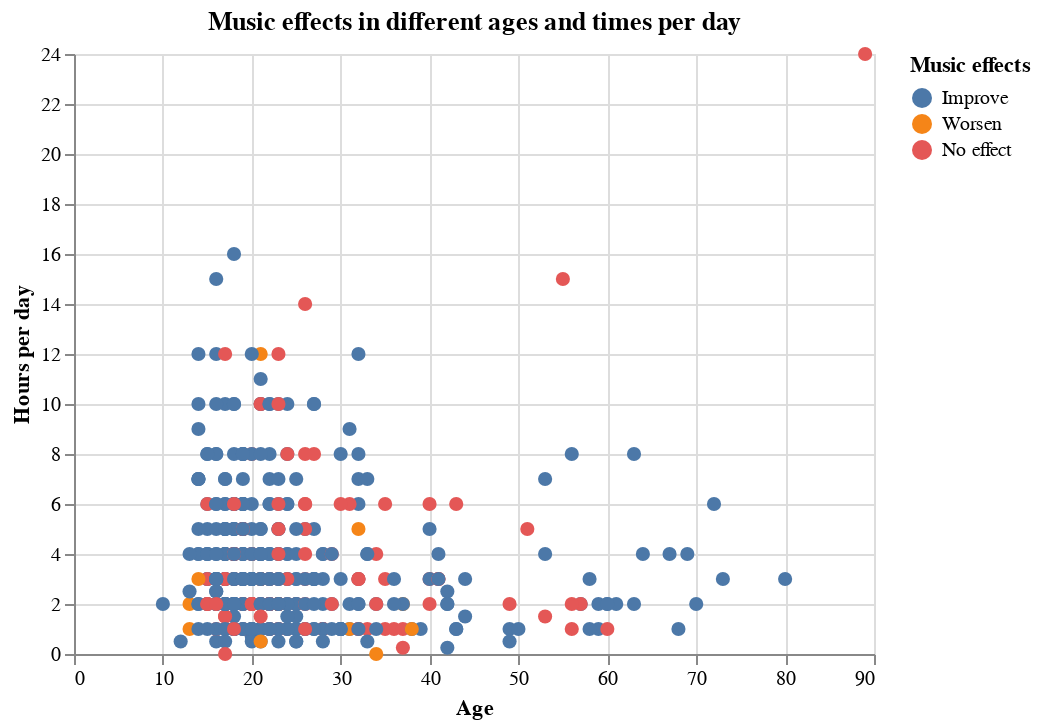

This figure's notebook cell:
### Code cell
alt.Chart(df1_train).mark_circle(size=50, opacity=1).encode(
    x="Age",
    y="Hours per day",
    color=alt.Color("Music effects", scale=alt.Scale(domain=["Improve", "Worsen", "No effect"])),
    tooltip=["Age", "Hours per day","Music effects","While working"]
).properties(
    title="Music effects in different ages and times per day"
).add_selection(
    brush
)

### Figure 1 — Vega-Lite specification as saved in the notebook (floating-point values rounded to 4 significant figures; data arrays with more than 128 entries replaced by an {"elided": "..."} marker saying what was removed)
{"config": {"view": {"continuousWidth": 400, "continuousHeight": 300}}, "data": {"name": "data-a79a7291d07933faf9de1948428e3e75"}, "mark": {"type": "circle", "opacity": 1, "size": 50}, "encoding": {"color": {"field": "Music effects", "scale": {"domain": ["Improve", "Worsen", "No effect"]}, "type": "nominal"}, "tooltip": [{"field": "Age", "type": "quantitative"}, {"field": "Hours per day", "type": "quantitative"}, {"field": "Music effects", "type": "nominal"}, {"field": "While working", "type": "quantitative"}], "x": {"field": "Age", "type": "quantitative"}, "y": {"field": "Hours per day", "type": "quantitative"}}, "selection": {"selector001": {"type": "interval"}}, "title": "Music effects in different ages and times per day", "$schema": "https://vega.github.io/schema/vega-lite/v4.17.0.json", "datasets": {"data-a79a7291d07933faf9de1948428e3e75": {"elided": "491 records"}}}
